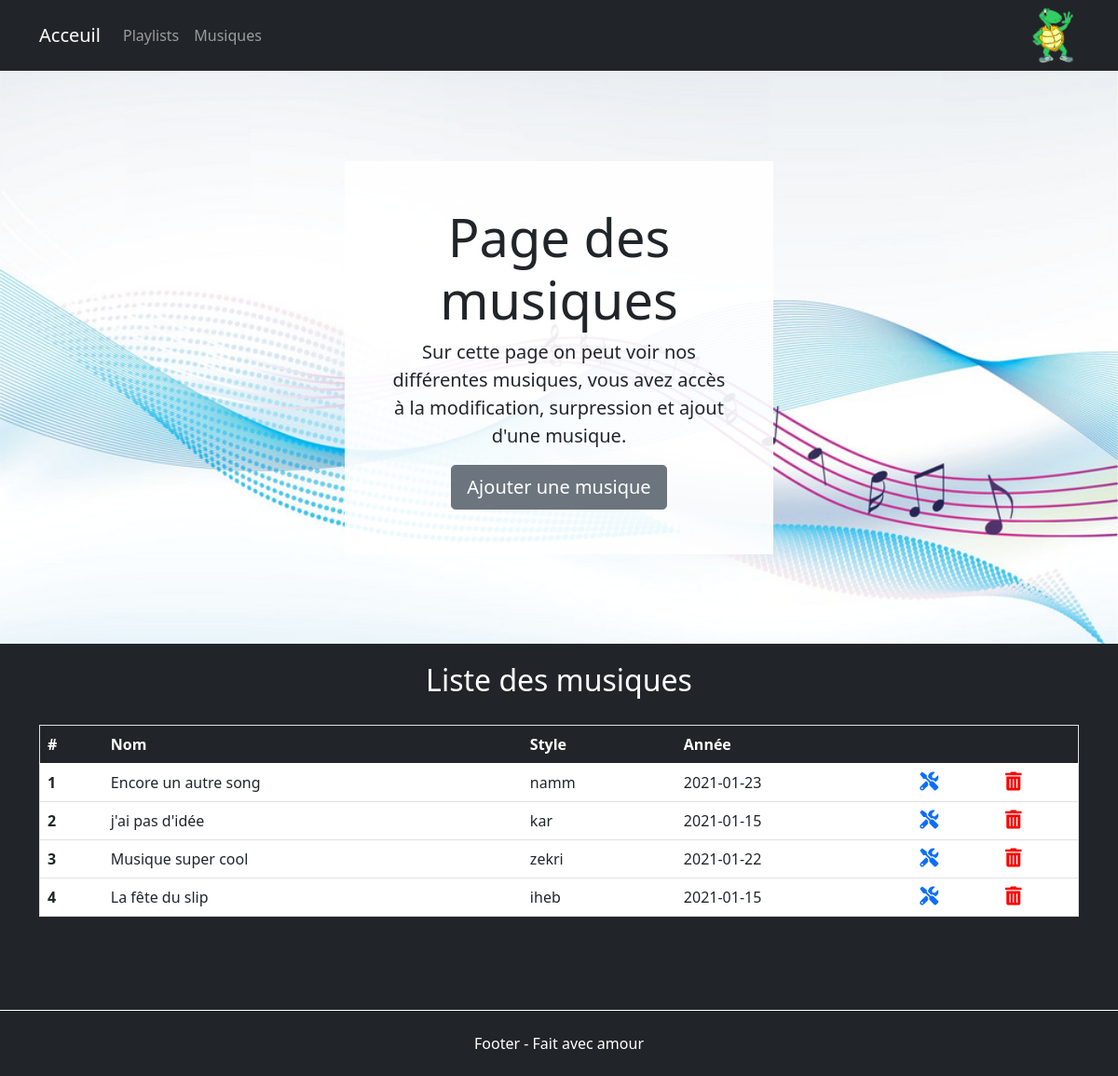
The app's page /index.php?page=musiques with its own data.
### tables this page shows
CREATE TABLE `musique` (
  `id` int(11) NOT NULL,
  `titre` varchar(255) NOT NULL,
  `artiste` varchar(255) NOT NULL,
  `annee` date NOT NULL
);

### views/template.php (called while the page is built)
<?php
require_once("header.php");
require_once("nav.php");
require_once($file);
require_once("footer.php");

### controllers/musiques.controller.php (called while the page is built, shortened)
<?php
function afficherMusiques() {
    $musique = new Musique();
    $data = $musique->getMusiques();
    $file = "musique/musiques.php";
    require_once("views/template.php");
}

### models/Musique.php (called while the page is built, shortened)
<?php
class Musique extends Manager{
    public function getMusiques()
    {
        $db = $this->dbConnect();
        $rq = $db->prepare('SELECT * FROM musique ORDER BY id DESC');
        $rq->execute(array());
        return $rq;
    }
}

### views/musique/musiques.php (the view, shortened to what this page needs)
<div class="content">
    <div class="position-relative overflow-hidden p-3 p-md-5 text-center bg-light haut">
        <div class="col-md-5 p-lg-5 mx-auto my-5 filter-blanc">
        <h1 class="display-4 fw-normal">Page des musiques</h1>
        <p class="lead fw-normal">Sur cette page on peut voir nos différentes musiques, vous avez accès à la modification, surpression et ajout d'une musique.</p>
        <a class="btn btn-secondary btn-lg" href="index.php?page=musiques&form=add">Ajouter une musique</a>
        </div>
    </div>
    <h2>Liste des musiques</h2>
    <div class="container">
        <table class="table">
        <thead class="table-dark">
        <tr>
            <th scope="col">#</th>
            <th scope="col">Nom</th>
            <th scope="col">Style</th>
            <th scope="col">Année</th>
            <th scope="col"></th>
            <th scope="col"></th>
        </tr>
        </thead>
        <tbody>
        <?php
            $i = 1;
            while($row = $data->fetch()) {
            ?>
        <a href="index.php?page=playlists&id=<?= $row['id']; ?>">
            <tr>
                <th scope="row"><?= $i?></th>
                <td><?= $row['titre'];?></td>
                <td><?= $row['artiste'];?></td>
                <td><?= $row['annee'];?></td>
                <td><a href="index.php?page=musiques&action=update&id=<?= $row['id']; ?>"><i class="fas fa-tools"></i></a></td>
                <td><a href="index.php?page=musiques&action=delete&id=<?= $row['id']; ?>"><i class="fas fa-trash-alt red"></i></a></td>
            </tr>
        </a>
        <?php
            $i = $i +1;
            }
        ?>
        </tbody>
        </table>
    </div>
</div>

### index.php (shortened to what this page needs)
<?php
if(!isset($_GET['page'])) {
	require_once("controllers/default.controller.php");
	acceuil();
} else {
	if ($_GET['page'] == "playlists") {
		require_once("controllers/playlists.controller.php");
		if (isset($_GET['form'])) {
			if ($_GET['form'] == "add" ) {
				if (isset($_POST['nom']) && isset($_POST['style'])) {
					addPlaylist($_POST['nom'], $_POST['style']);
					echo "bite";
				} else {
					pageAddPlaylist();
				}
			} else if ($_GET['form'] == "Modifier") {
			}
		} else if(isset($_GET['action']) && isset($_GET['id'])) {
			if ($_GET['action'] == "delete") {
				deletePlaylist($_GET['id']);
			} elseif ($_GET['action'] == "update") {
				if(isset($_POST['nom']) && isset($_POST['style'])) {
					updatePlaylist($_GET['id'], $_POST['nom'], $_POST['style']);
				} else {
					pageUpdatePlaylist($_GET['id']);
				}
			} elseif($_GET['action'] == "association") {
				require_once("controllers/association.controller.php");
				if (isset($_POST['idMusique'])) {
					addAssociation($_GET['id'], $_POST['idMusique']);
				} else if(isset($_GET['musique'])) {
					delAssociation($_GET['id'], $_GET['musique']);
				}
				else {
					association($_GET['id']);
				}
			}
			else {
				afficherPlaylists();
			}
		}
		else {
			afficherPlaylists();
		}
	} else if($_GET['page'] == "musiques"){
		require_once("controllers/musiques.controller.php");
		if (isset($_GET['form'])) {
			if (isset($_POST['auteur']) && isset($_POST['annee']) && isset($_POST['titre'])) {
				addMusique($_POST['titre'], $_POST['auteur'], $_POST['annee']);
			} else {
				pageAddMusique();
			}
		}
		else {
			afficherMusiques();
		}
	}
}

### views/header.php (shortened to what this page needs)
<!DOCTYPE html>
<html lang="en">
<head>
    <link href="https://cdn.jsdelivr.net/npm/bootstrap@5.0.0-beta1/dist/css/bootstrap.min.css" rel="stylesheet">
    <link rel="stylesheet" href="https://pro.fontawesome.com/releases/v5.10.0/css/all.css"/>
    <link rel="stylesheet" href="views/css/style.css">
</head>
<body>

### views/nav.php (shortened to what this page needs)
<nav class="navbar navbar-expand-lg navbar-dark bg-dark" aria-label="Ninth navbar example">
  <div class="container-xl">
    <a class="navbar-brand" href="index.php">Acceuil</a>
    <div class="collapse navbar-collapse" id="navbarsExample07XL">
      <ul class="navbar-nav me-auto mb-2 mb-lg-0">
        <li class="nav-item active">
          <a class="nav-link" aria-current="page" href="index.php?page=playlists">Playlists</a>
        </li>
        <li class="nav-item active">
          <a class="nav-link" aria-current="page" href="index.php?page=musiques">Musiques</a>
        </li>
      </ul>
      <img src="views/img/tortue.gif" width="50px">
    </div>
  </div>
</nav>

### views/footer.php (shortened to what this page needs)
<footer>
    <p>
        Footer - Fait avec amour
    </p>
</footer>
</body>
</html>

### views/css/style.css (style rules this page uses)
body { background-color: #212529; }
nav { border-bottom: white solid 1px; }
.haut { background: url("../img/background.jpg") center no-repeat; background-size: cover; }
.red { color:red; }
i { font-size: 20px; }
.filter-blanc { background-color: rgba(255, 255, 255, 0.9); }
footer p { text-align: center; line-height: 70px; margin-top: 100px; border-top: 1px solid white; margin-bottom: 0; color: white; }
.content { min-height: 72vh; }
table { border: 1px solid white; }
tr { background-color: white; }
h2 { color: white; text-align: center; padding-top: 20px; padding-bottom: 20px; }

### records on screen
musique: titre "Encore un autre song", artiste "namm", annee "2021-01-23"
musique: titre "j'ai pas d'idée", artiste "kar", annee "2021-01-15"
musique: titre "Musique super cool", artiste "zekri", annee "2021-01-22"
musique: titre "La fête du slip", artiste "iheb", annee "2021-01-15"
